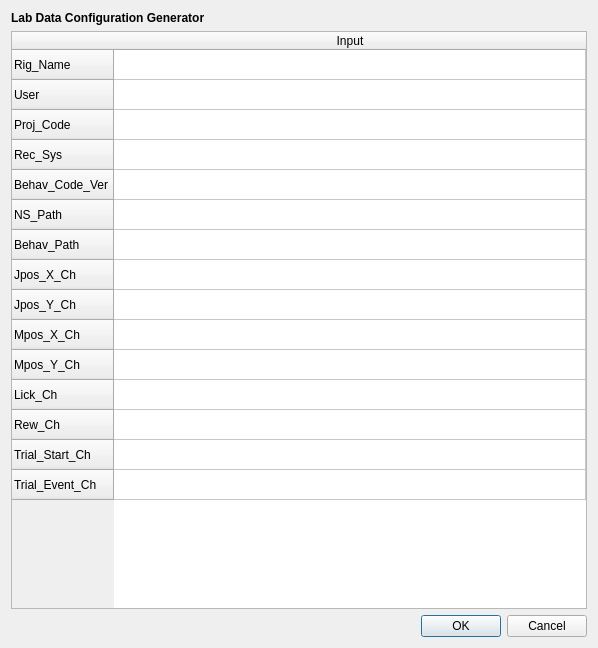
<?xml version="1.0" encoding="UTF-8"?>
<ui version="4.0">
 <class>Dialog</class>
 <widget class="QDialog" name="Dialog">
  <property name="geometry">
   <rect>
    <x>0</x>
    <y>0</y>
    <width>598</width>
    <height>648</height>
   </rect>
  </property>
  <property name="sizePolicy">
   <sizepolicy hsizetype="Maximum" vsizetype="Maximum">
    <horstretch>0</horstretch>
    <verstretch>0</verstretch>
   </sizepolicy>
  </property>
  <property name="windowTitle">
   <string>Dialog</string>
  </property>
  <property name="autoFillBackground">
   <bool>false</bool>
  </property>
  <layout class="QGridLayout" name="gridLayout">
   <item row="1" column="0">
    <layout class="QVBoxLayout" name="verticalLayout">
     <item>
      <widget class="QTableWidget" name="tableWidget">
       <attribute name="horizontalHeaderStretchLastSection">
        <bool>true</bool>
       </attribute>
       <attribute name="verticalHeaderCascadingSectionResizes">
        <bool>false</bool>
       </attribute>
       <attribute name="verticalHeaderStretchLastSection">
        <bool>false</bool>
       </attribute>
       <row>
        <property name="text">
         <string>Rig_Name</string>
        </property>
       </row>
       <row>
        <property name="text">
         <string>User</string>
        </property>
       </row>
       <row>
        <property name="text">
         <string>Proj_Code</string>
        </property>
       </row>
       <row>
        <property name="text">
         <string>Rec_Sys</string>
        </property>
       </row>
       <row>
        <property name="text">
         <string>Behav_Code_Ver</string>
        </property>
       </row>
       <row>
        <property name="text">
         <string>NS_Path</string>
        </property>
       </row>
       <row>
        <property name="text">
         <string>Behav_Path</string>
        </property>
       </row>
       <row>
        <property name="text">
         <string>Jpos_X_Ch</string>
        </property>
       </row>
       <row>
        <property name="text">
         <string>Jpos_Y_Ch</string>
        </property>
       </row>
       <row>
        <property name="text">
         <string>Mpos_X_Ch</string>
        </property>
       </row>
       <row>
        <property name="text">
         <string>Mpos_Y_Ch</string>
        </property>
       </row>
       <row>
        <property name="text">
         <string>Lick_Ch</string>
        </property>
       </row>
       <row>
        <property name="text">
         <string>Rew_Ch</string>
        </property>
       </row>
       <row>
        <property name="text">
         <string>Trial_Start_Ch</string>
        </property>
       </row>
       <row>
        <property name="text">
         <string>Trial_Event_Ch</string>
        </property>
       </row>
       <column>
        <property name="text">
         <string>Input</string>
        </property>
       </column>
      </widget>
     </item>
     <item>
      <widget class="QDialogButtonBox" name="buttonBox">
       <property name="orientation">
        <enum>Qt::Horizontal</enum>
       </property>
       <property name="standardButtons">
        <set>QDialogButtonBox::Cancel|QDialogButtonBox::Ok</set>
       </property>
      </widget>
     </item>
    </layout>
   </item>
   <item row="0" column="0">
    <widget class="QLabel" name="label">
     <property name="text">
      <string>&lt;b&gt;Lab Data Configuration Generator&lt;/b&gt;</string>
     </property>
     <property name="textFormat">
      <enum>Qt::AutoText</enum>
     </property>
     <property name="wordWrap">
      <bool>false</bool>
     </property>
    </widget>
   </item>
  </layout>
 </widget>
 <resources/>
 <connections>
  <connection>
   <sender>buttonBox</sender>
   <signal>accepted()</signal>
   <receiver>Dialog</receiver>
   <slot>accept()</slot>
   <hints>
    <hint type="sourcelabel">
     <x>248</x>
     <y>254</y>
    </hint>
    <hint type="destinationlabel">
     <x>157</x>
     <y>274</y>
    </hint>
   </hints>
  </connection>
  <connection>
   <sender>buttonBox</sender>
   <signal>rejected()</signal>
   <receiver>Dialog</receiver>
   <slot>reject()</slot>
   <hints>
    <hint type="sourcelabel">
     <x>316</x>
     <y>260</y>
    </hint>
    <hint type="destinationlabel">
     <x>286</x>
     <y>274</y>
    </hint>
   </hints>
  </connection>
 </connections>
</ui>
